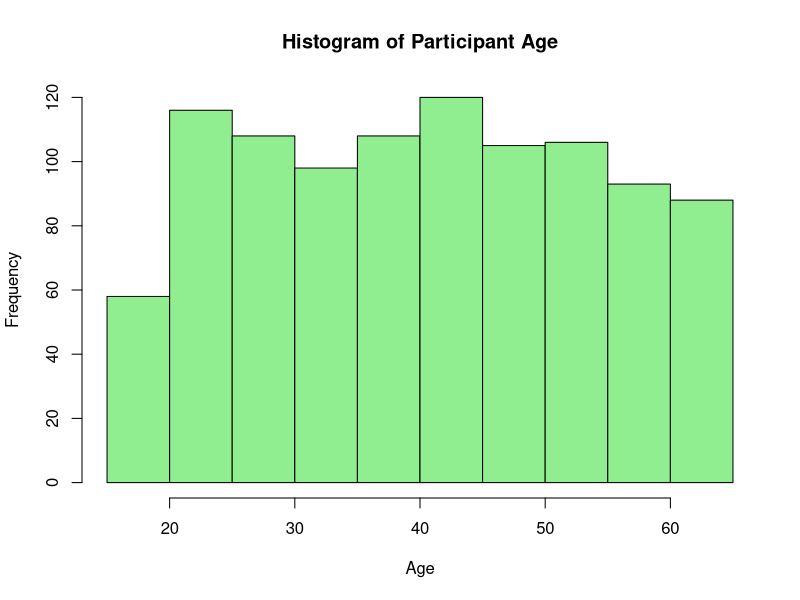
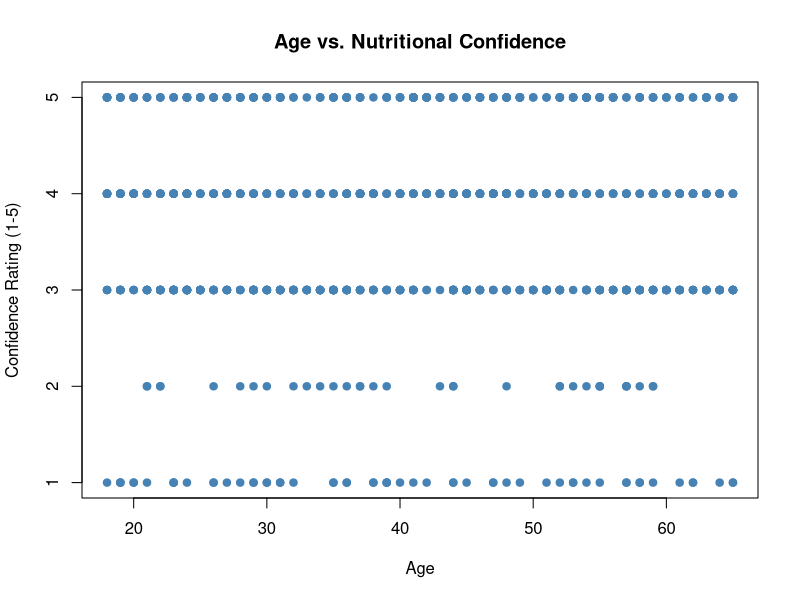
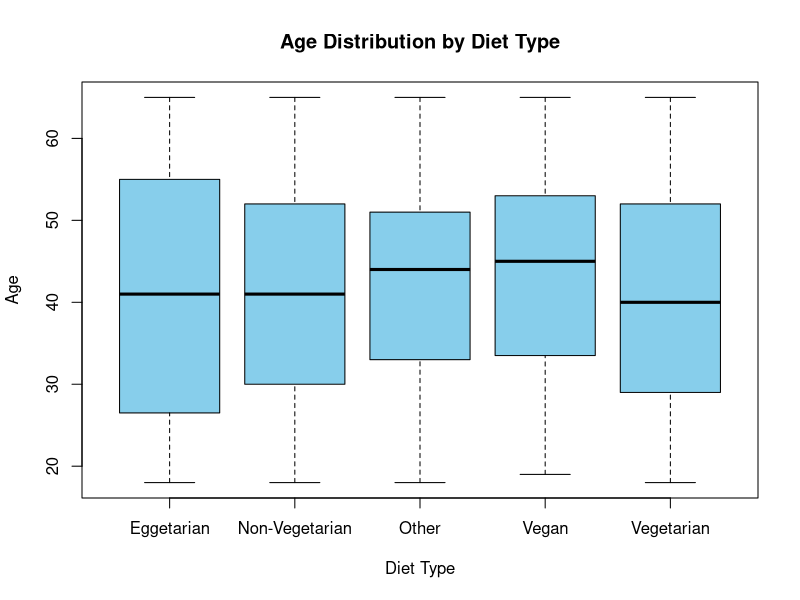
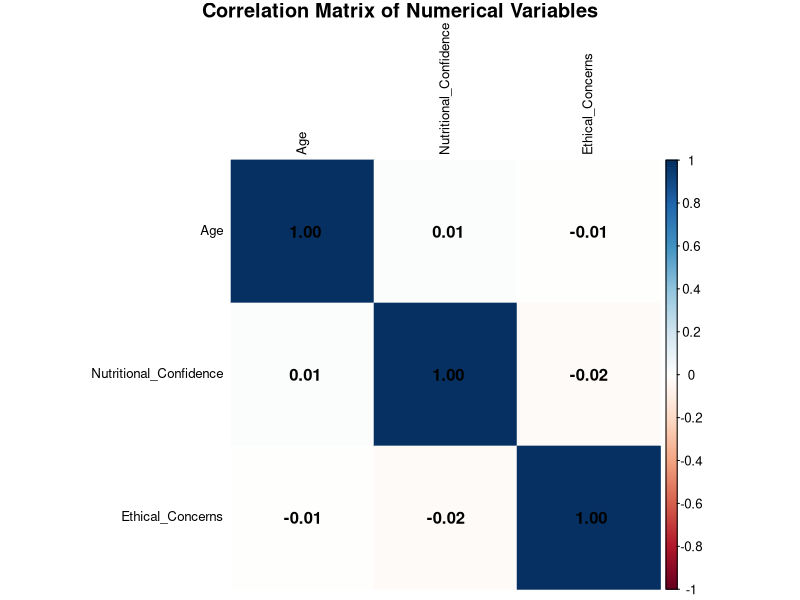
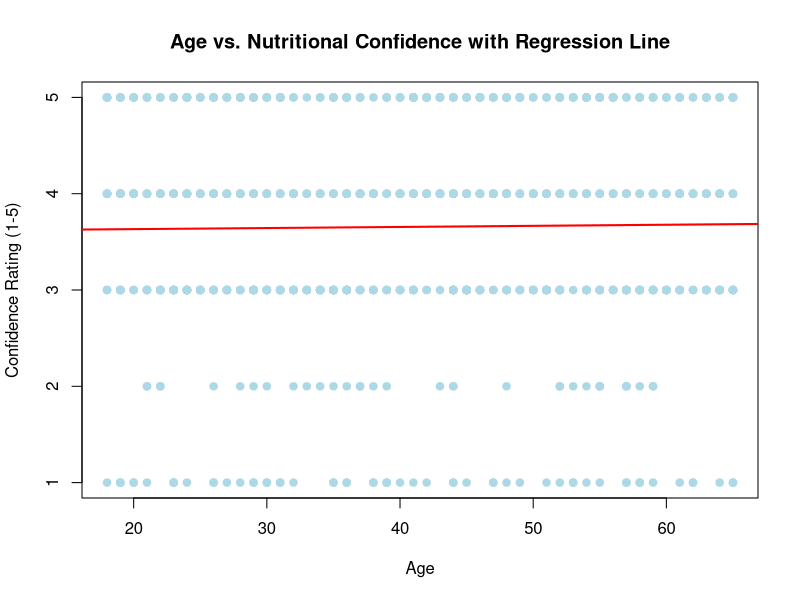
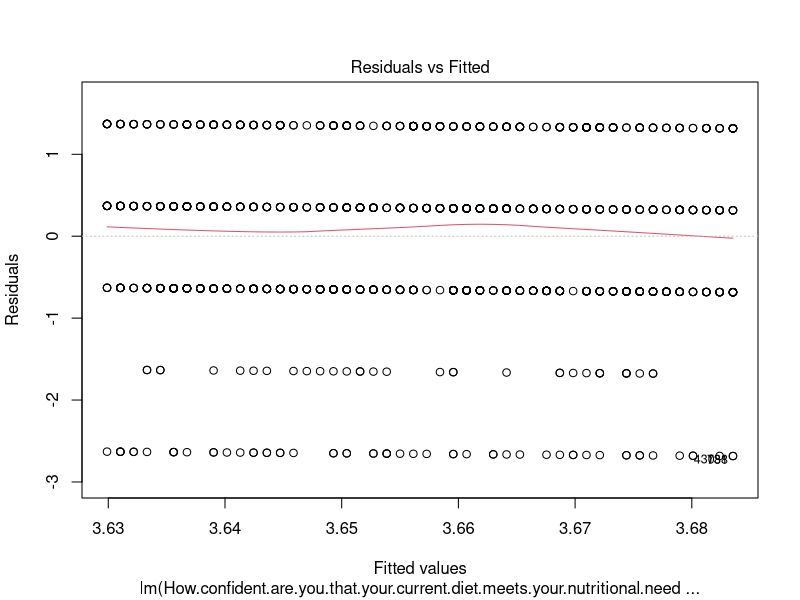
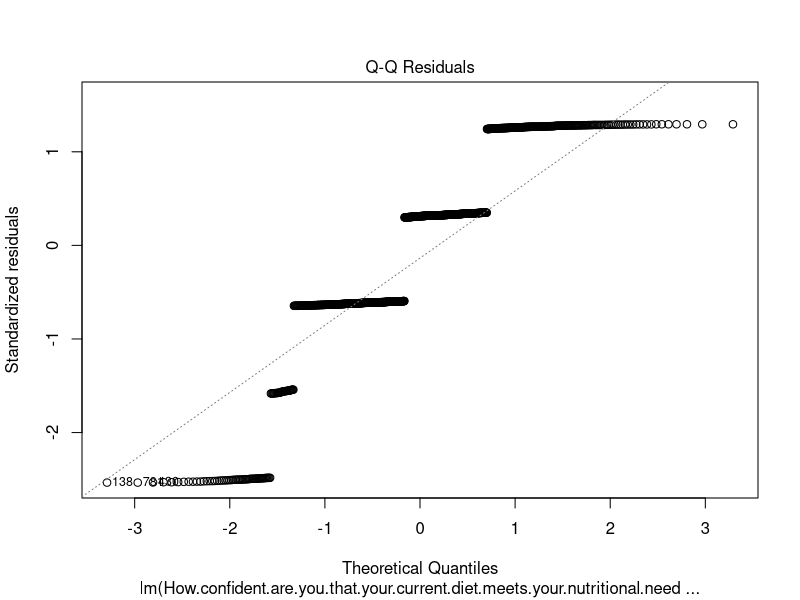
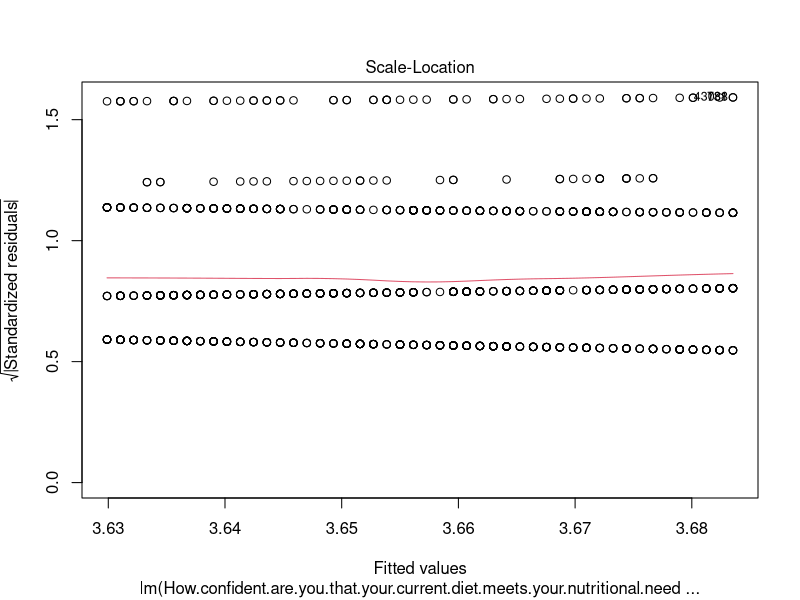

These charts were generated, in order, by the following R code:
# --- SETUP: INSTALL AND LOAD PACKAGES ---
# (You only need to run install.packages once)
install.packages("corrplot")
library(corrplot)

# --- PROJECT I ---

# 1. DATA PREPROCESSING
# Load the dataset
# Make sure the CSV file is in the same folder as this script
df <- read.csv("synthetic_diet_responses.csv")

# Standardize numerical data
df_scaled <- df
df_scaled$Age_Z <- scale(df_scaled$What.is.your.age.)
df_scaled$Confidence_Z <- scale(df_scaled$How.confident.are.you.that.your.current.diet.meets.your.nutritional.needs...1..not.at.all.confident..5..extremely.confident.)

# 2. EXPLORATORY DATA ANALYSIS (EDA)
# Get summary statistics
summary(df)

# Get frequency table for diet type
table(df$Which.of.the.following.best.describes.your.current.diet.)

# Create a histogram of Age
hist(df$What.is.your.age.,
     main = "Histogram of Participant Age",
     xlab = "Age",
     ylab = "Frequency",
     col = "lightgreen",
     breaks = 10)

# 3. VISUALIZATION
# Create a scatter plot
plot(x = df$What.is.your.age., 
     y = df$How.confident.are.you.that.your.current.diet.meets.your.nutritional.needs...1..not.at.all.confident..5..extremely.confident.,
     main = "Age vs. Nutritional Confidence",
     xlab = "Age",
     ylab = "Confidence Rating (1-5)",
     pch = 19,
     col = "steelblue")

# Create a box plot
boxplot(df$What.is.your.age. ~ df$Which.of.the.following.best.describes.your.current.diet.,
        main = "Age Distribution by Diet Type",
        xlab = "Diet Type",
        ylab = "Age",
        col = "skyblue",
        border = "black")

# Create a correlation matrix plot
numerical_data <- df[, c("What.is.your.age.", 
                         "How.confident.are.you.that.your.current.diet.meets.your.nutritional.needs...1..not.at.all.confident..5..extremely.confident.",
                         "How.important.are.ethical.or.environmental.concerns.in.your.food.choices...1..not.important..5..extremely.important.")]
data_for_plot <- numerical_data
colnames(data_for_plot) <- c("Age", "Nutritional_Confidence", "Ethical_Concerns")
cor_matrix_short <- cor(data_for_plot)
corrplot(cor_matrix_short, 
         method = "color", 
         addCoef.col = "black",
         tl.col = "black",
         tl.cex = 0.8,
         main = "Correlation Matrix of Numerical Variables",
         mar = c(0,0,1,0))

# --- PROJECT II ---

# 1. STATISTICAL TESTING
# T-test
df_filtered <- subset(df, What.is.your.Gender == "Male" | What.is.your.Gender == "Female")
t.test(What.is.your.age. ~ What.is.your.Gender, data = df_filtered)

# ANOVA
anova_result <- aov(What.is.your.age. ~ Which.of.the.following.best.describes.your.current.diet., data = df)
summary(anova_result)

# Chi-Square Test
contingency_table <- table(df$What.is.your.Gender, df$Which.of.the.following.best.describes.your.current.diet.)
chisq.test(contingency_table)

# Regression Analysis
regression_result <- lm(How.confident.are.you.that.your.current.diet.meets.your.nutritional.needs...1..not.at.all.confident..5..extremely.confident. ~ What.is.your.age., data = df)
summary(regression_result)

# 2. RESULTS VISUALIZATION
# Scatter plot with regression line
plot(x = df$What.is.your.age., 
     y = df$How.confident.are.you.that.your.current.diet.meets.your.nutritional.needs...1..not.at.all.confident..5..extremely.confident.,
     main = "Age vs. Nutritional Confidence with Regression Line",
     xlab = "Age",
     ylab = "Confidence Rating (1-5)",
     pch = 19,
     col = "lightblue")
abline(regression_result, col = "red", lwd = 2)

# Diagnostic plots
plot(regression_result)

print("✅ All analysis complete.")